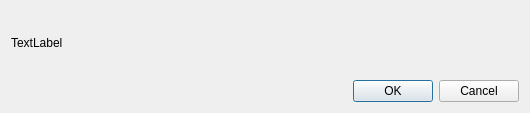
<?xml version="1.0" encoding="UTF-8"?>
<ui version="4.0">
 <class>Dialog</class>
 <widget class="QDialog" name="Dialog">
  <property name="geometry">
   <rect>
    <x>0</x>
    <y>0</y>
    <width>530</width>
    <height>113</height>
   </rect>
  </property>
  <property name="windowTitle">
   <string>Dialog</string>
  </property>
  <layout class="QVBoxLayout" name="verticalLayout">
   <item>
    <widget class="QLabel" name="message">
     <property name="text">
      <string>TextLabel</string>
     </property>
    </widget>
   </item>
   <item>
    <widget class="QDialogButtonBox" name="buttonBox">
     <property name="standardButtons">
      <set>QDialogButtonBox::Cancel|QDialogButtonBox::Ok</set>
     </property>
    </widget>
   </item>
  </layout>
 </widget>
 <resources/>
 <connections/>
</ui>
